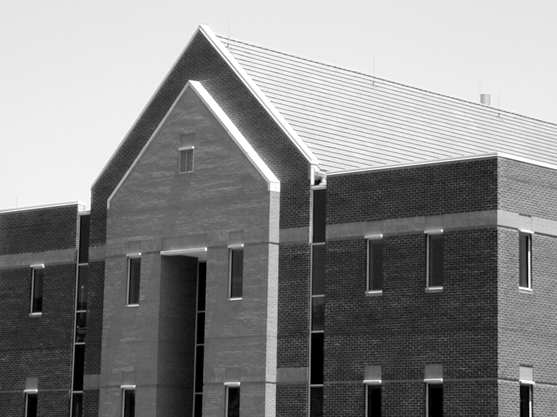
#> input picture lab/SW9_Canny/dom.png, 557 x 417 px
$ jupyter execute 09_Canny.ipynb   (older library calls are emulated)
#> lines starting #> are read from the running program, lines starting #| are printed output that depends on the picture; after the words box and inside, x2 and y2 are one past the last pixel; in counts of white or black regions, pixels touching at a corner belong together
# Detekcja krawędzi

## Cel ćwiczenia

- Zapoznanie z metodami detekcji krawędzi:
    - Sobel, Prewitt, Roberts - przypomnienie,
    - Laplasjan z Gaussa (LoG – ang. Laplacian of Gaussian),
    - Canny.

Detekcja krawędzi przez wiele lat była podstawą algorytmów segmentacji.
Krawędzie wykrywane są najczęściej z wykorzystaniem pierwszej (gradient) i drugiej (Laplasjan) pochodnej przestrzennej.
Wykorzystanie obu metod zaprezentowane zostało w ćwiczeniu *Przetwarzanie wstępne. Filtracja kontekstowa*.

W niniejszym ćwiczeniu poznane detektory krawędzi zostaną porównane z bardziej zaawansowanymi: Laplasjan z funkcji Gaussa (LoG), Zero Crossing i Canny.

## Laplasjan z Gaussa (LoG)

Funkcja Gaussa:<br>
\begin{equation}
h(r) = e^{\frac{-r^2}{2 \sigma^2}}
\end{equation}<br>
gdzie:
- $r^2 = x^2 + y^2$
- $\sigma$ to odchylenie standardowe.

Działanie filtracji Gaussowskiej zostało przedstawione w ćwiczeniu "Przetwarzanie wstępne". W jej wyniku następuje rozmazanie obrazu.
Laplasjan tej funkcji dany jest wzorem:

\begin{equation}
\nabla^2 h(r) = \frac{r^2 - 2\sigma^2}{\sigma^4} e^{-\frac{r^2}{2\sigma^2}}
\end{equation}

Funkcję (z oczywistych powodów) nazywamy Laplasjan z Gaussa (LoG).
Ponieważ druga pochodna jest operacją liniową, konwolucja obrazu z $\nabla^2 h(r)$ daje taki sam efekt jak zastosowanie filtracji Gaussa na obrazie, a następnie obliczenie Laplasjanu z wyniku.
Lokalizacja krawędzi polega na znalezieniu miejsca, gdzie po filtracji LoG następuje zmiana znaku.

1. Wczytaj obraz *house.png*.
2. Wykonaj rozmycie Gaussowskie obrazu wejściowego.
W tym celu wykorzysaj funkcję `cv2.GaussianBlur(img, kSize, sigma)`.
Pierwszy argument jest obrazem wejśćiowym.
Drugi jest rozmiarem filtru (podanym w nawiasach okrągłych, np. *(3, 3)*).
Trzecim argumentem jest odchylenie standardowe. Wartość jest dobrana automatycznie, jeśli zosanie podana wartość `0` (będą równe rozmiarowi).
3. Oblicz laplasjan obrazu rozmytego.
W tym celu wykorzysaj funkcję `cv2.Laplacian(img, ddepth)`.
Pierszym argumentem jest obraz wejściowy.
Drugim argumentem jest typ danych wejściowych. Użyj `cv2.CV_32F`.
4. Wyznacz miejsca zmiany znaku.
Zaimplementuj funkcję `crossing(LoG, thr)`:
    - Najpierw stwórz tablicę, do której zostanie zapisany wynik.
    Jej rozmiar jest taki sam jak przetwarzanego obrazu.
    - Następnie wykonaj pętle po obrazie (bez ramki jednopikselowej).
    W każdej iteracji stwórz otoczenie o rozmiarze $3 \times 3$.
    Dla otoczenia oblicz wartość maksymalną i minimalną.
    - Jeśli wartości te mają przeciwne znaki, to do danego miejsca tablicy przypisz wartość:
        - jeśli piksel wejściowy > 0, to dodaj do niego wartość bezwzględną minimum.
        - jeśli piksel wejściowy < 0, to do jego wartości bezwzględnej dodaj maksimum.
    - Zmień zakres wykonanej tablicy do $<0, 255>$.
    - Wykonaj progowanie tablicy. Próg jest argumentem wejściowym.
    - Przeskaluj dane binarne do wartości `[0, 255]`.
    - Wykonaj konwersję do typu *uint8*.
    - Wykonaj rozmycie medianowe wyniku.
    Wykorzystaj funkcję `cv2.medianBlur(img, kSize)`.
    Pierwszym argumentem jest obraz wejśćiowy, a drugim rozmiar filtra.
    - Zwróć wyznaczoną tablicę.
5. Wyświetl obraz wynikowy.
6. Dobierz parametry (rozmiar filtru Gaussa, odchylenie standardowe, próg binaryzacji) tak, by widoczne były kontury domu, ale nie dachówki.

[cell 1]
import cv2
from matplotlib import pyplot as plt
import numpy as np
import os

if not os.path.exists("dom.png"):
    !wget https: // raw.githubusercontent.com / vision-agh / poc_sw / master / 09_Canny / dom.png --no-check-certificate

dom = cv2.imread('dom.png', cv2.IMREAD_GRAYSCALE)
#> dom is the input picture: shape (417, 557); min 0, max 255, mean 133.3


def gausssian_filter(img, thr, k_size):
#> called with thr = 37, k_size = (7, 7)
    blur_img = cv2.GaussianBlur(img, k_size, 0)
    img_wy = crossing(cv2.Laplacian(blur_img, cv2.CV_32F), thr)

    plt.imshow(img_wy, "gray")
    plt.axis("off")
    plt.show()


def crossing(LoG, thr):
#> called with thr = 37
    tab_wy = np.zeros(LoG.shape)

    for i in range(1, LoG.shape[0] - 1):
        for j in range(1, LoG.shape[1] - 1):
            frame = LoG[i - 1: i + 1, i - 1: i + 1]
            max_value = np.max(frame)
            min_value = np.min(frame)
            tab_wy[i, j] = LoG[i, j]
            if np.sign(max_value) == -1 * np.sign(min_value):
                if tab_wy[i, j] > 0:
                    tab_wy[i, j] = tab_wy[i, j] + np.abs(min_value)
                if tab_wy[i, j] < 0:
                    tab_wy[i, j] = np.abs(tab_wy[i, j]) + max_value
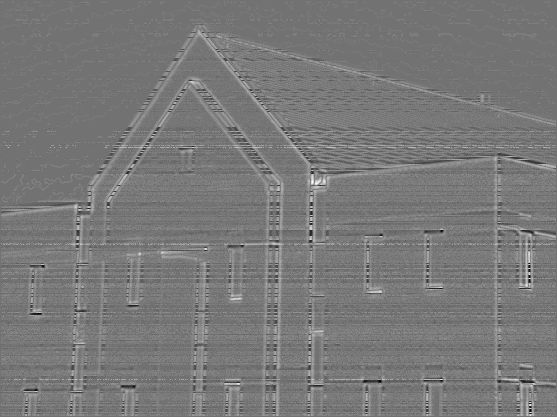
#> tab_wy: shape (417, 557) float64; min -35, max 43, mean 2; drawn with min black and max white

    tab_wy = tab_wy / np.max(tab_wy) * 255
    bin_img = (tab_wy >= thr)
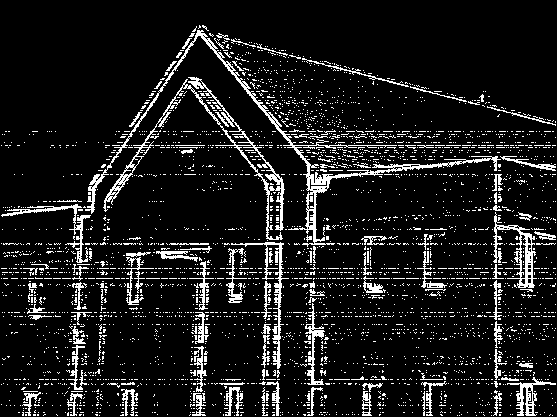
#> bin_img: shape (417, 557) bool; 10.7% white in thin lines or dots
    tab_wy = (bin_img * 255).astype(np.uint8)
#> tab_wy: shape (417, 557); 10.7% white in thin lines or dots
    tab_wy = cv2.medianBlur(tab_wy, 3)
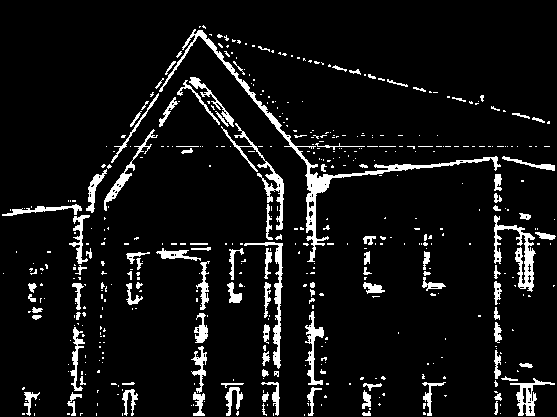
#> tab_wy: shape (417, 557); 7.5% white; 489 white regions (384 under 20 px), largest, box (x1, y1, x2, y2) and area: (159, 29, 501, 262) 2632, (494, 215, 536, 292) 974, (221, 123, 284, 230) 817

    return tab_wy


gausssian_filter(dom, 37, (7, 7))

## Algorytm Canny'ego

> Algorytm Canny'ego to często wykorzystywana metoda detekcji krawędzi.
> Zaproponowana została w~1986r. przez Johna F. Cannego.
> Przy jego projektowaniu założono trzy cele:
> - niska liczba błędów - algorytm powinien znajdywać wszystkie krawędzie oraz generować jak najmniej fałszywych detekcji,
> - punkty krawędziowe powinny być poprawnie lokalizowane - wykryte punkty powinny być jak najbardziej zbliżone do rzeczywistych,
> - krawędzie o szerokości 1 piksela - algorytm powinien zwrócić jeden punkt dla każdej rzeczywistej krawędzi.

Zaimplementuj pierwszą część algorytmu detekcji krawędzi Canny'ego:
1. W pierwszym kroku obraz przefiltruj dwuwymiarowym filtrem Gaussa.
2. Następnie oblicz gradient pionowy i poziomy ($g_x $ i $g_y$).
Jedną z metod jest filtracja Sobela.
3. Dalej oblicz amplitudę:
$M(x,y)  = \sqrt{g_x^2+g_y^2}$ oraz kąt:
$\alpha(x,y) = arctan(\frac{g_y}{g_x})$.
Do obliczenia kąta wykorzystaj funkcję `np.arctan2(x1, x2)`.
Wynik jest w radianach.
4. W kolejnym etapie wykonaj kwantyzację kątów gradientu.
Kąty od $-180^\circ$ do $180^\circ$ można podzielić na 8 przedziałów:
[$-22.5^\circ, 22.5^\circ$], [$22.5^\circ, 67.5^\circ$],
[$67.5^\circ, 112.5^\circ$], [$112.5^\circ, 157.5^\circ$],
[$157.5^\circ, -157.5^\circ$], [$-157.5^\circ, -112.5^\circ$],
[$-112.5^\circ, -67.5^\circ$], [$-67.5^\circ, -22.5^\circ$].
Przy czym należy rozpatrywać tylko 4 kierunki:
    - pionowy ($d_1$),
    - poziomy ($d_2$),
    - skośny lewy ($d_3$),
    - skośny prawy ($d_4$).
5. Dalej przeprowadź eliminację pikseli, które nie mają wartości maksymalnej (ang. *nonmaximal suppresion*).
Celem tej operacji jest redukcja szerokości krawędzi do rozmiaru 1 piksela.
Algorytm przebiega następująco.
W rozpatrywanym otoczeniu o rozmiarze $3 \times 3$:
    - określ do którego przedziału należy kierunek gradientu piksela centralnego ($d_1, d_2, d_3, d_4$).
    - przeanalizuje sąsiadów leżących na tym kierunku.
Jeśli choć jeden z nich ma amplitudę większą niż piksel centralny, to należy uznać, że nie jest lokalnym maksimum i do wyniku przypisać $g_N(x,y) = 0$.
W przeciwnym przypadku $g_N(x,y) = M(x,y)$.
Przez $g_N$ rozumiemy obraz detekcji lokalnych maksimów.
Zaimplementuj funkcję `nonmax`.
Pierwszym argementem jest macierz kierunków (po kwantyzacji).
Drugim argumentem jest macierz amplitudy.
6. Ostatnią operacją jest binaryzacja obrazu $g_N$.
Stosuje się tutaj tzw. binaryzację z histerezą.
Wykorzystuje się w niej dwa progi: $T_L$ i $T_H$, przy czym $T_L < T_H$.
Canny zaproponował, aby stosunek progu wyższego do niższego był jak 3 lub 2 do 1.
Rezultaty binaryzacji można opisać jako:<br>
$g_{NH}(x,y) = g_N(x,y) \geq TH $<br>
$g_{NL}(x,y) = TH > g_N(x,y) \geq TL $<br>
Można powiedzieć, że na obrazie $g_{NH}$ są "pewne" krawędzie.
Natomiast na $g_{NL}$ "potencjalne".
7. Na jednym obrazie zaznacz piksele należące do obrazu $g_{NH}$ jako czerwone oraz należące do obrazu $g_{NL}$ jako niebieskie.
Wyświetl obraz.

[cell 2]
def canny_edge_detection(img, t_low, t_high=None, k_size=(5, 5)):
#> called with t_low = 5, t_high = 12.5, k_size = (5, 5)
    if t_high is None:
        t_high = 2.5 * t_low

    blur_img = cv2.GaussianBlur(img, k_size, 0)

    s1 = np.array([[-1, 0, 1], [-2, 0, 2], [-1, 0, 1]])
    s2 = s1.T
    kernel_s1 = s1 / sum([el if el > 0 else 0 for row in s1 for el in row])
    kernel_s2 = s2 / sum([el if el > 0 else 0 for row in s2 for el in row])
    g_x = np.abs(cv2.filter2D(src=blur_img, ddepth=-1, kernel=kernel_s2))
    g_y = np.abs(cv2.filter2D(src=blur_img, ddepth=-1, kernel=kernel_s1))
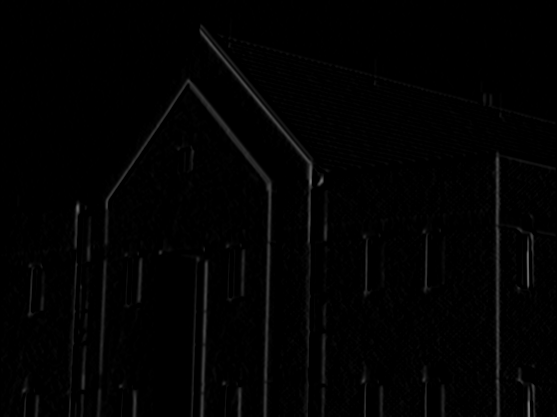
#> g_y: shape (417, 557); min 0, max 116, mean 2.4

    M = np.sqrt(g_x ** 2 + g_y ** 2)
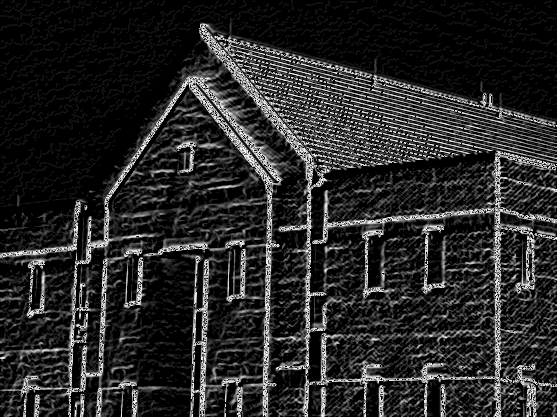
#> M: shape (417, 557) float16; min 0, max 15.91, mean 2.48; drawn with min black and max white
    alfa = np.arctan2(g_y, g_x) / np.pi * 180  # stopnie
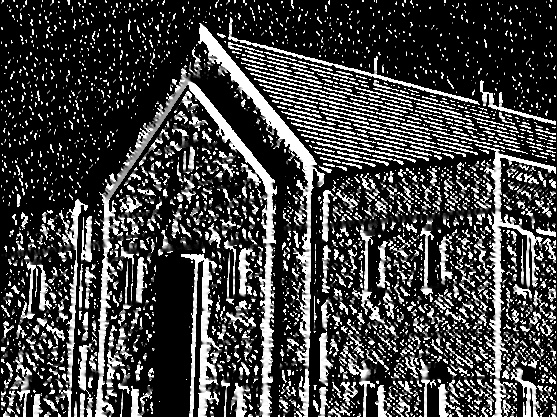
#> alfa: shape (417, 557) float16; min 0, max 90, mean 23.3; drawn with min black and max white
    alfa[alfa < 0] += 180

    g_n = np.zeros(M.shape)

    for i in range(1, M.shape[0] - 1):
        for j in range(1, M.shape[1] - 1):
            # frame = M[i - 1: i + 1, i - 1: i + 1]
            # kąt 0
            if 0 <= alfa[i, j] < 22.5 or 157.5 <= alfa[i, j] <= 180:
                if M[i, j - 1] > M[i, j] or M[i, j + 1] > M[i, j]:
                    g_n[i, j] = 0
                else:
                    g_n[i, j] = M[i, j]
            # kąt 45
            elif 22.5 <= alfa[i, j] < 67.5:
                if M[i + 1, j - 1] > M[i, j] or M[i - 1, j + 1] > M[i, j]:
                    g_n[i, j] = 0
                else:
                    g_n[i, j] = M[i, j]
            # kąt 90
            elif 67.5 <= alfa[i, j] < 112.5:
                if M[i + 1, j] > M[i, j] or M[i - 1, j] > M[i, j]:
                    g_n[i, j] = 0
                else:
                    g_n[i, j] = M[i, j]
            # kąt 135
            else:
                if M[i - 1, j - 1] > M[i, j] or M[i + 1, j + 1] > M[i, j]:
                    g_n[i, j] = 0
                else:
                    g_n[i, j] = M[i, j]
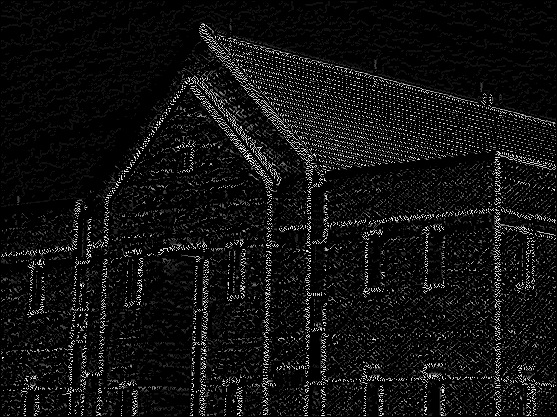
#> g_n: shape (417, 557) float64; min 0, max 15.91, mean 1.03; drawn with min black and max white

    gn_high = (g_n >= t_high)
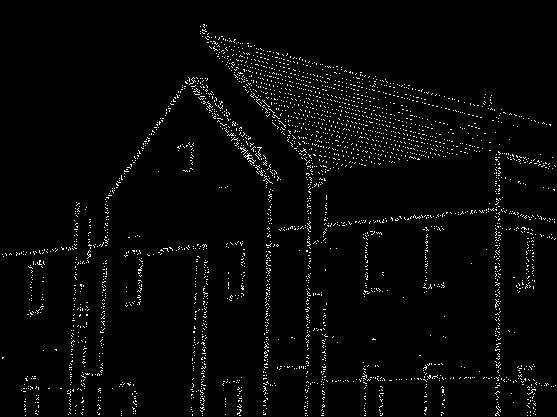
#> gn_high: shape (417, 557) bool; 2.6% white in thin lines or dots
    gn_low_1 = (g_n < t_high)
#> gn_low_1: shape (417, 557) bool; 97.4% white; black in thin lines or dots
    gn_low_2 = (g_n >= t_low)
#> gn_low_2: shape (417, 557) bool; 7.4% white in thin lines or dots
    gn_low = np.logical_and(gn_low_1, gn_low_2)
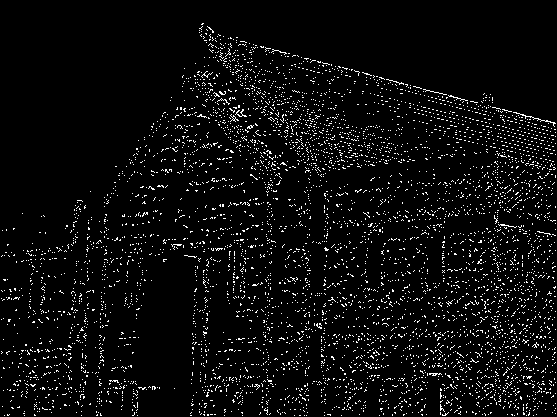
#> gn_low: shape (417, 557) bool; 4.9% white in thin lines or dots

    img_wy = np.zeros((g_n.shape[0], g_n.shape[1], 3), dtype=np.uint8)
    img_wy[gn_low == True] = [10, 20, 220]
    img_wy[gn_high == True] = [250, 10, 0]

    return img_wy


edges = canny_edge_detection(dom, 5, 12.5)
plt.imshow(edges)
plt.axis('off')
plt.show()

## Algorytm Canny'ego - OpenCV

1. Wykonaj dektekcję krawędzi metodą Canny'ego wykorzystując funkcję `cv2.Canny`.
    - Pierwszym argumentem funkcji jest obraz wejściowy.
    - Drugim argumentem jest mniejszy próg.
    - Trzecim argumentem jest większy próg.
    - Czwarty argument to tablica, do której wpisany zostanie wynik.
    Można zwrócić go przez wartość i podać wartość `None`.
    - Piąty argument to rozmiar operatora Sobela (w naszym przypadku 3).
    - Szósty argument to rodzaj używanej normy.
    0 oznacza normę $L_1$, 1 oznacza normę $L_2$. Użyj $L_2$.
2. Wynik wyświetl i porównaj z wykonaną częściową implementacją w poprzednim ćwiczeniu.
Na czym polegają różnice?

    Krawędzie są wyraźniejsze - są od siebie oddzielone, łatwo określić ich kierunek

[cell 3]
edges = cv2.Canny(dom, 5, 12.5, None, 3, 1)
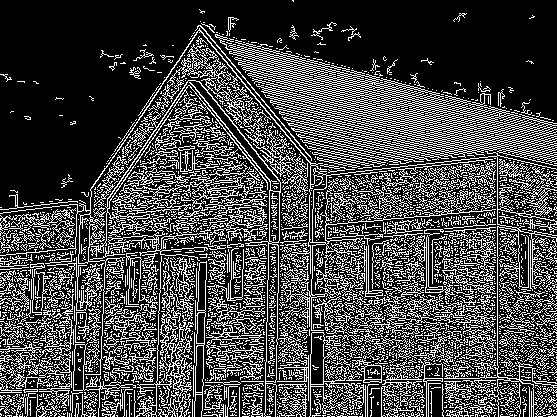
#> edges: shape (417, 557); 27.7% white in thin lines or dots
plt.imshow(edges, 'gray')
plt.axis('off')
plt.show()
